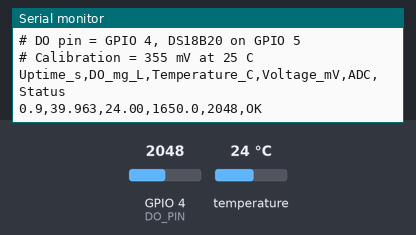
The sketch below on a simulated ESP32. Shown: the last lines printed to the serial monitor. Inputs (shaded band) come from the test bench; at power-on: temperature 24 °C, GPIO 4 (DO_PIN) = 2048 (analog values on the 0–4095 scale).

Above: at 3.2 s.
3.3 s: temperature set to 41 °C
At 6.2 s:
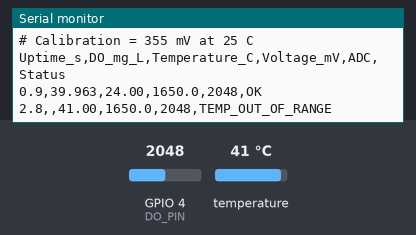
8.2 s: GPIO 4 (DO_PIN) set to 2866
At 9.1 s:
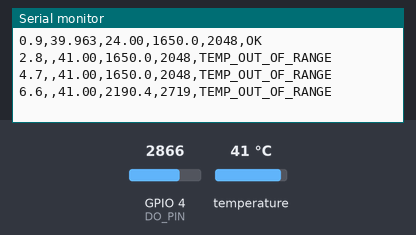
9.7 s: temperature set to 12 °C
At 11.0 s:
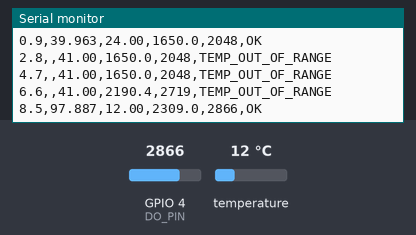
11.2 s: GPIO 4 (DO_PIN) set to 3603
At 13.2 s:
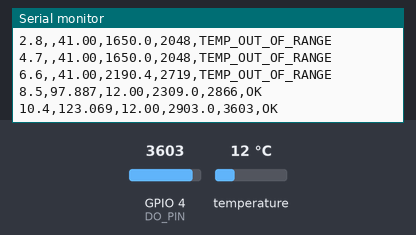

Measured:
- after the input at 3.3 s, the serial monitor: prints a new line after 1.5 s (image 1)
- after the input at 8.2 s, the serial monitor: prints a new line after 0.43 s (image 2)
- after the input at 9.7 s, the serial monitor: prints a new line after 0.83 s (image 3)
- after the input at 11.2 s, the serial monitor: prints a new line after 1.2 s (image 4)

The sketch:

dissolved_oxygen.ino
```cpp
#include <Arduino.h>
#include <OneWire.h>
#include <DallasTemperature.h>

#define DO_PIN 4
#define TEMP_PIN 5

#define CAL1_V 355
#define CAL1_T 25

#define SATURATION_MV_PER_C 35.0f
#define SATURATION_REF_MV 1600.0f

const uint16_t DO_Table[41] = {
  14460, 14220, 13820, 13440, 13090,
  12740, 12420, 12110, 11810, 11530,
  11260, 11010, 10770, 10530, 10300,
  10080, 9860, 9660, 9460, 9270,
  9080, 8900, 8730, 8570, 8410,
  8250, 8110, 7960, 7820, 7690,
  7560, 7430, 7300, 7180, 7070,
  6950, 6840, 6730, 6630, 6530,
  6410
};

OneWire oneWire(TEMP_PIN);
DallasTemperature tempSensor(&oneWire);

bool tempPresent = false;
unsigned long startMs = 0;

const char CSV_HEADER[] = "Uptime_s,DO_mg_L,Temperature_C,Voltage_mV,ADC,Status";

void prepareTempPin() {
  pinMode(TEMP_PIN, INPUT_PULLUP);
}

float clampTemperature(float temperatureC) {
  if (temperatureC < 0.0f) return 0.0f;
  if (temperatureC > 40.0f) return 40.0f;
  return temperatureC;
}

float saturationDoUgL(float temperatureC) {
  int t0 = (int)temperatureC;
  if (t0 >= 40) return (float)DO_Table[40];
  float frac = temperatureC - (float)t0;
  return (float)DO_Table[t0] +
         frac * ((float)DO_Table[t0 + 1] - (float)DO_Table[t0]);
}

bool readTemperatureC(float &temperatureC) {
  prepareTempPin();
  if (!tempPresent) {
    tempSensor.begin();
    prepareTempPin();
    tempSensor.setResolution(11);
    tempPresent = tempSensor.getDeviceCount() > 0;
    if (!tempPresent) return false;
  }

  tempSensor.requestTemperatures();
  temperatureC = tempSensor.getTempCByIndex(0);

  if (isnan(temperatureC) ||
      temperatureC == DEVICE_DISCONNECTED_C ||
      temperatureC < -10.0f ||
      temperatureC > 85.0f) {
    tempPresent = false;
    return false;
  }

  return true;
}

void setup() {
  Serial.begin(115200);

  analogReadResolution(12);
  analogSetPinAttenuation(DO_PIN, ADC_11db);

  prepareTempPin();
  tempSensor.begin();
  prepareTempPin();
  tempSensor.setResolution(11);
  tempPresent = tempSensor.getDeviceCount() > 0;

  delay(2000);

  // Lines starting with '#' are comments; do_logger.py skips them.
  Serial.println();
  Serial.println("# ESP32 DISSOLVED OXYGEN SENSOR");
  Serial.println("# DO pin = GPIO 4, DS18B20 on GPIO 5");
  Serial.println("# Calibration = 355 mV at 25 C");
  if (!tempPresent) {
    Serial.println("# ERROR: DS18B20 not detected on GPIO 5");
  }
  Serial.println(CSV_HEADER);
  startMs = millis();
}

void loop() {
  const int samples = 50;

  float temperatureC = 0.0f;
  bool temperatureOk = readTemperatureC(temperatureC);
  bool temperatureInRange = temperatureOk && temperatureC >= 0.0f && temperatureC <= 40.0f;
  float temperatureForDo = temperatureInRange ? temperatureC : 0.0f;

  long adcSum = 0;
  long voltageSum = 0;

  for (int i = 0; i < samples; i++) {
    adcSum += analogRead(DO_PIN);
    voltageSum += analogReadMilliVolts(DO_PIN);
    delay(10);
  }

  float adcAverage = (float)adcSum / samples;
  float voltageAverage = (float)voltageSum / samples;

  float mvPerC = SATURATION_MV_PER_C * ((float)CAL1_V / SATURATION_REF_MV);
  float V_saturation =
      (float)CAL1_V + mvPerC * (temperatureForDo - (float)CAL1_T);

  float dissolvedOxygen = 0.0f;
  bool doValid = temperatureInRange && V_saturation > 0.0f;
  if (doValid) {
    dissolvedOxygen =
        voltageAverage * saturationDoUgL(temperatureForDo) / V_saturation / 1000.0f;
  }

  const char *status = "OK";
  if (!temperatureOk) {
    status = "TEMP_SENSOR_MISSING";
  } else if (!temperatureInRange) {
    status = "TEMP_OUT_OF_RANGE";
  } else if (!doValid) {
    status = "INVALID_SATURATION_V";
  }

  // Invalid values are left blank so Excel treats them as gaps, not zeros.
  Serial.print((millis() - startMs) / 1000.0f, 1);
  Serial.print(',');
  if (doValid) Serial.print(dissolvedOxygen, 3);
  Serial.print(',');
  if (temperatureOk) Serial.print(temperatureC, 2);
  Serial.print(',');
  Serial.print(voltageAverage, 1);
  Serial.print(',');
  Serial.print(adcAverage, 0);
  Serial.print(',');
  Serial.println(status);

  delay(1000);
}
```
